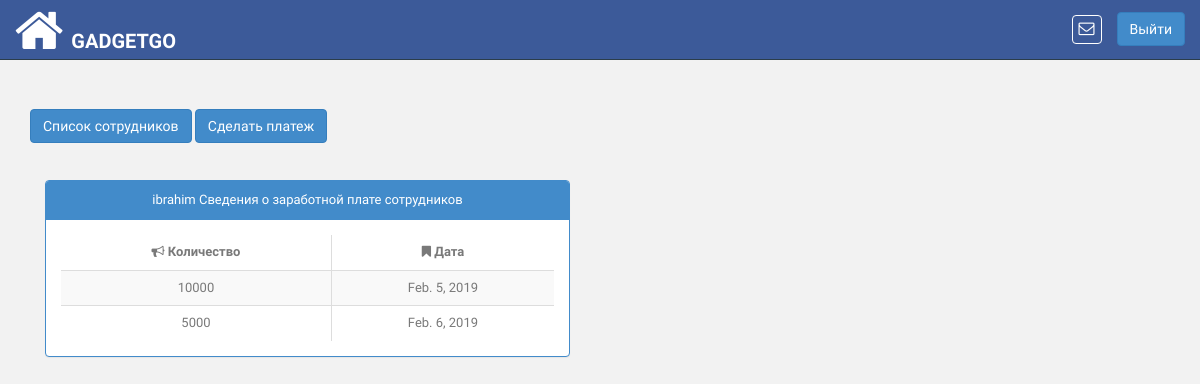
/employee/salary/2/detail/ (signed in), run on the app's committed database.
### pis_employees/models.py (models this page shows, shortened)
class Employee(models.Model):
    name=models.CharField(max_length=100, null=True, blank=True)
    father_name=models.CharField(max_length=100, null=True, blank=True)
    cnic=models.CharField(max_length=100, null=True, blank=True)
    mobile=models.CharField(max_length=100, null=True, blank=True)
    address=models.CharField(max_length=100, null=True, blank=True)
    date_of_joining=models.CharField(max_length=100,null=True, blank=True)

class EmployeeSalary(models.Model):
    employee=models.ForeignKey(Employee, related_name='employee_salary',
                               null=True, blank=True,on_delete=models.CASCADE)
    salary_amount=models.CharField(max_length=100, null=True, blank=True)
    date=models.DateField(null=True, blank=True)

### pis_employees/views.py (the view)
# urls.py: re_path(r'salary/(?P<pk>\d+)/detail/$',EmployeeSalaryDetail.as_view(),name='employee_salary_detail'),
class EmployeeSalaryDetail(TemplateView):
    template_name = 'employee/employee_salary_detail.html'
    def get_context_data(self, **kwargs):
        context = super(
            EmployeeSalaryDetail, self).get_context_data(**kwargs)
        try:
            salaries = EmployeeSalary.objects.filter(
                employee__id=self.kwargs.get('pk')
            )
        except Employee.DoesNotExist:
            raise Http404
        context.update({
            'salaries': salaries,
            'employee':Employee.objects.get(id=self.kwargs.get('pk'))
        })
        return context

### pis_com/templatetags/template_tags.py (called while the page is built)
@register.simple_tag
def product_notifications(retailer_id):
    return Product.objects.filter(retailer__id=retailer_id)

### pis_product/models.py (called while the page is built)
    def __unicode__(self):
        return self.name

    def product_available_items(self):
        try:
            obj_stock_in = self.stockin_product.aggregate(Sum('quantity'))
            stock_in = float(obj_stock_in.get('quantity__sum'))
        except:
            stock_in = 0
        try:
            obj_stock_out = self.stockout_product.aggregate(
                Sum('stock_out_quantity'))
            stock_out = float(obj_stock_out.get('stock_out_quantity__sum'))
        except:
            stock_out = 0
        return  stock_in - stock_out

### templates/employee/employee_salary_detail.html (shortened to what this page needs)
{% extends 'base.html' %}
{% block content %}
<div class="col-md-6">
    <br>
    <a href="{% url 'employee:employee_list' %}"><button type="button" id="empolyee" class="btn btn-primary" id="load" data-loading-text="<i class='fa fa-circle-o-notch fa-spin'></i>Processing">Список сотрудников</button></a>
    <a href="{% url 'employee:employee_salary' pk=employee.pk %}"><button type="button" id="empolyee-pay" class="btn btn-primary" id="load" data-loading-text="<i class='fa fa-circle-o-notch fa-spin'></i>Processing">Сделать платеж</button></a>
    <br><br><br>
        <div class="col-lg-12 col-md-12 col-sm-12">
            <div class="panel panel-primary">
                <div class="panel-heading text-center">
                    <span>{{ employee.name }} Сведения о заработной плате сотрудников</span>
                </div>
        {% if salaries %}
                <div class="panel-body table-responsive">
                    <table class="table table-striped table-advance table-hover ledger-table table-responsive table-bordered">
                        <thead>
                        <tr>
                            <th class="text-center"><i class="fa fa-bullhorn"></i> Количество</th>
                            <th class="text-center"><i class="fa fa-bookmark"></i> Дата</th>
                        </tr>
                        </thead>
                        <tbody class="item-table-body text-center">
                        {% for salary in salaries %}
                        <tr>
                            <td>{{ salary.salary_amount|floatformat:-2}}</td>
                            <td>{{ salary.date }}</td>
                        </tr>
                        {% endfor %}
                        </tbody>
                    </table>
                </div>
            </div>
        </div>
        {% endif %}
    </div>
    {% endblock %}

### app_static/css/style.css (style rules this page uses)
body { color: #797979; background: #f2f2f2; font-family: 'Ruda', sans-serif; padding: 0px !important; margin: 0px !important; font-size:13px; }
a, a:hover, a:focus { text-decoration: none; outline: none; }

### data on the page
Employee: name "ibrahim"
EmployeeSalary: salary_amount "10000", date "Feb. 5, 2019"
EmployeeSalary: salary_amount "5000", date "Feb. 6, 2019"
